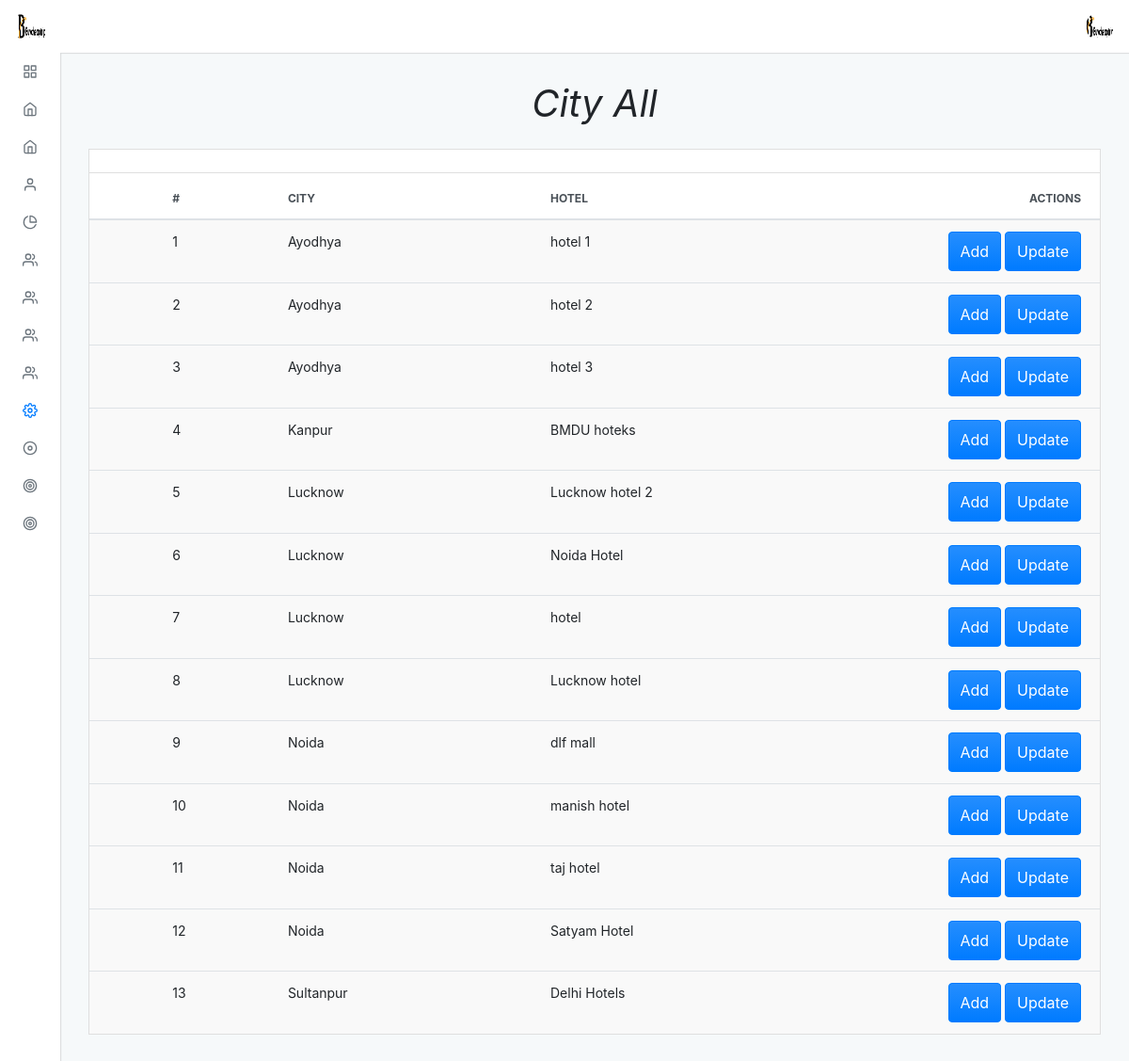
The page /admin/default/hotel_all.php (signed in) on the database its author committed.
### tables this page shows
CREATE TABLE `hotels` (
  `hotel_id` int(11) NOT NULL,
  `hotel_name` varchar(100) NOT NULL,
  `hcity_id` int(5) NOT NULL
);

CREATE TABLE `cities` (
  `city_id` int(11) NOT NULL,
  `city_name` varchar(100) NOT NULL
);

### admin/default/hotel_all.php (the view, shortened to what this page needs)
<?php
include "../../connection.php";
?>
<?php $page = "setting";
include("./incluede/header.php") ?>
<div class="adminx-content">
    <div class="adminx-main-content">
        <div class="container-fluid">
            <div class="pb-3">
                <h1><b><i>City All</i></b></h1>
            </div>
            <div class="row">
                <div class="col">
                    <div class="card mb-grid">
                        <div class="card-header d-flex justify-content-between align-items-center">
                        </div>
                        <div class="table-responsive-md">
                            <table class="table table-actions table-striped table-hover mb-0">
                                <thead>
                                    <tr>
                                        <th scope="col">
                                            <label class="custom-control custom-checkbox m-0 p-0">
                                            </label>
                                        </th>
                                        <th scope="col">#</th>
                                        <th scope="col">City</th>
                                        <th scope="col">Hotel</th>
                                        <th scope="col">Actions</th>
                                    </tr>
                                </thead>
                                <tbody>
                                    <?php
                                    $query = "SELECT hotels.hotel_id, hotels.hotel_name, cities.city_name
                                    FROM hotels
                                    JOIN cities ON hotels.hcity_id = cities.city_id
                                    ORDER BY cities.city_name ASC";
                                    $res = mysqli_query($conn, $query);
                                    $a = 1;
                                    while ($row = mysqli_fetch_assoc($res)) {
                                    ?>
                                        <tr>
                                            <th scope="row">
                                                <label class="custom-control custom-checkbox m-0 p-0">
                                                </label>
                                            </th>
                                            <td><?php echo $a ?></td>
                                            <td><?php echo $row['city_name'] ?></td>
                                            <td><?php echo $row['hotel_name'] ?></td>
                                            <td>
                                                <a href="hotel_add"><button type="button" class="btn btn-primary waves-effect waves-light add">Add</button></a>
                                                <a href="hotel_update?hotel_id=<?php echo $row['hotel_id']; ?>"><button type="button" class="btn btn-primary waves-effect waves-light add">Update</button></a>
                                            </td>
                                        <tr>
                                        <?php
                                        ++$a;
                                    }
                                        ?>
                                        <?php include("./incluede/footer.php") ?>

### admin/default/incluede/header.php (shortened to what this page needs)
<!DOCTYPE html>
<html lang="en">
<head>
  <link rel="stylesheet" type="text/css" href="./dist/css/adminx.css" media="screen" />
</head>
<body class=" virat">
  <div class="adminx-container">
    <?php
    $query = "select * from admin_login";
    $result = mysqli_query($conn, $query);
    while ($row = mysqli_fetch_assoc($result)) {
    ?>
      <nav class="navbar navbar-expand justify-content-between fixed-top virat_1">
        <a class="navbar-brand mb-0 h1 d-none d-md-block" href="admin">
          <img src="../upload/<?php echo $row['image']; ?>" class="navbar-brand-image d-inline-block align-top mr-2" class="circle" alt="">
        </a>
        <ul class="navbar-nav d-flex justify-content-end mr-2">
          <li class="nav-item dropdown">
            <a class="nav-link avatar-with-name" id="navbarDropdownMenuLink" data-toggle="dropdown" href="#">
              <img src="../upload/<?php echo $row['image']; ?>" class="d-inline-block align-top" class="rounded" alt="">
            </a>
          </li>
        </ul>
      <?php
    }
      ?>
      </nav>
      <div class="adminx-sidebar expand-hover push">
        <ul class="sidebar-nav">
          <li class="sidebar-nav-item">
            <a href="admin" class="sidebar-nav-link <?php if ($page == 'home') {
                                                      echo 'active';
                                                    } ?>">
              <span class="sidebar-nav-icon">
                <i data-feather="grid"></i>
              </span>
            </a>
          </li>
          <li class="sidebar-nav-item">
            <a class="sidebar-nav-link <?php if ($page == 'thailand') {
                                          echo 'active';
                                        } ?> collapsed" data-toggle="collapse" href="#examplepackage" aria-expanded="false" aria-controls="examplepackage">
              <span class="sidebar-nav-icon">
                <i data-feather="home"></i>
              </span>
            </a>
          </li>
          <li class="sidebar-nav-item">
            <a class="sidebar-nav-link <?php if ($page == 'slider') {
                                          echo 'active';
                                        } ?> collapsed" data-toggle="collapse" href="#example" aria-expanded="false" aria-controls="example">
              <span class="sidebar-nav-icon">
                <i data-feather="home"></i>
              </span>
            </a>
          </li>
          <li class="sidebar-nav-item">
            <a class=" sidebar-nav-link <?php if ($page == 'about') {
                                          echo 'active';
                                        } ?> collapsed" data-toggle="collapse" href="#exampl_a" aria-expanded="false" aria-controls="exampl_a">
              <span class="sidebar-nav-icon">
                <i data-feather="user"></i>
              </span>
            </a>
          </li>
          <li class="sidebar-nav-item">
            <a class=" sidebar-nav-link <?php if ($page == 'our') {
                                          echo 'active';
                                        } ?> collapsed" data-toggle="collapse" href="#examp" aria-expanded="false" aria-controls="examp">
              <span class="sidebar-nav-icon">
                <i data-feather="pie-chart"></i>
              </span>
            </a>
          </li>
          <li class="sidebar-nav-item">
            <a class=" sidebar-nav-link <?php if ($page == 'transport') {
                                          echo 'active';
                                        } ?> collapsed" data-toggle="collapse" href="#exa_team" aria-expanded="false" aria-controls="exa_team">
              <span class="sidebar-nav-icon">
                <i data-feather="users"></i>
              </span>
            </a>
          </li>
          <li class="sidebar-nav-item">
            <a class=" sidebar-nav-link <?php if ($page == 'transport') {
                                          echo 'active';
                                        } ?> collapsed" data-toggle="collapse" href="#exa_team89" aria-expanded="false" aria-controls="exa_team89">
              <span class="sidebar-nav-icon">
                <i data-feather="users"></i>
              </span>
            </a>
          </li>
          <li class="sidebar-nav-item">
            <a class=" sidebar-nav-link <?php if ($page == 'transport') {
                                          echo 'active';
                                        } ?> collapsed" data-toggle="collapse" href="#exa_team99" aria-expanded="false" aria-controls="exa_team99">
              <span class="sidebar-nav-icon">
                <i data-feather="users"></i>
              </span>
            </a>
          </li>
          <li class="sidebar-nav-item">
            <a class=" sidebar-nav-link <?php if ($page == 'users') {
                                          echo 'active';
                                        } ?> collapsed" data-toggle="collapse" href="#exa_team98" aria-expanded="false" aria-controls="exa_team98">
              <span class="sidebar-nav-icon">
                <i data-feather="users"></i>
              </span>
            </a>
          </li>
          <li class="sidebar-nav-item">
            <a class=" sidebar-nav-link <?php if ($page == 'setting') {
                                          echo 'active';
                                        } ?> collapsed" data-toggle="collapse" href="#ex" aria-expanded="false" aria-controls="ex">
              <span class="sidebar-nav-icon">
                <i data-feather="settings"></i>
              </span>
            </a>
            <li class="sidebar-nav-item">
                <a href="../default/users_wallet" class="sidebar-nav-link">
                  <span class="sidebar-nav-abbr">
                    <i data-feather="disc"></i>
                  </span>
                </a>
              </li>
              <li class="sidebar-nav-item">
                <a href="../default/thailand_payment" class="sidebar-nav-link">
                  <span class="sidebar-nav-abbr">
                    <i data-feather="target"></i>
                  </span>
                </a>
              </li>
              <li class="sidebar-nav-item">
                <a href="../default/manage_offer" class="sidebar-nav-link">
                  <span class="sidebar-nav-abbr">
                    <i data-feather="target"></i>
                  </span>
                </a>
              </li>
      </div>

### admin/default/incluede/header.php (style rules this page uses)
.pb-3 { text-align: center; }

### rows shown on the page
hotels: cities.city_name "Ayodhya", hotel_name "hotel 1"
hotels: cities.city_name "Ayodhya", hotel_name "hotel 2"
hotels: cities.city_name "Ayodhya", hotel_name "hotel 3"
hotels: cities.city_name "Kanpur", hotel_name "BMDU hoteks"
hotels: cities.city_name "Lucknow", hotel_name "Lucknow hotel 2"
hotels: cities.city_name "Lucknow", hotel_name "Noida Hotel"
hotels: cities.city_name "Lucknow", hotel_name "hotel"
hotels: cities.city_name "Lucknow", hotel_name "Lucknow hotel"
hotels: cities.city_name "Noida", hotel_name "dlf mall"
hotels: cities.city_name "Noida", hotel_name "manish hotel"
hotels: cities.city_name "Noida", hotel_name "taj hotel"
hotels: cities.city_name "Noida", hotel_name "Satyam Hotel"
hotels: cities.city_name "Sultanpur", hotel_name "Delhi Hotels"
